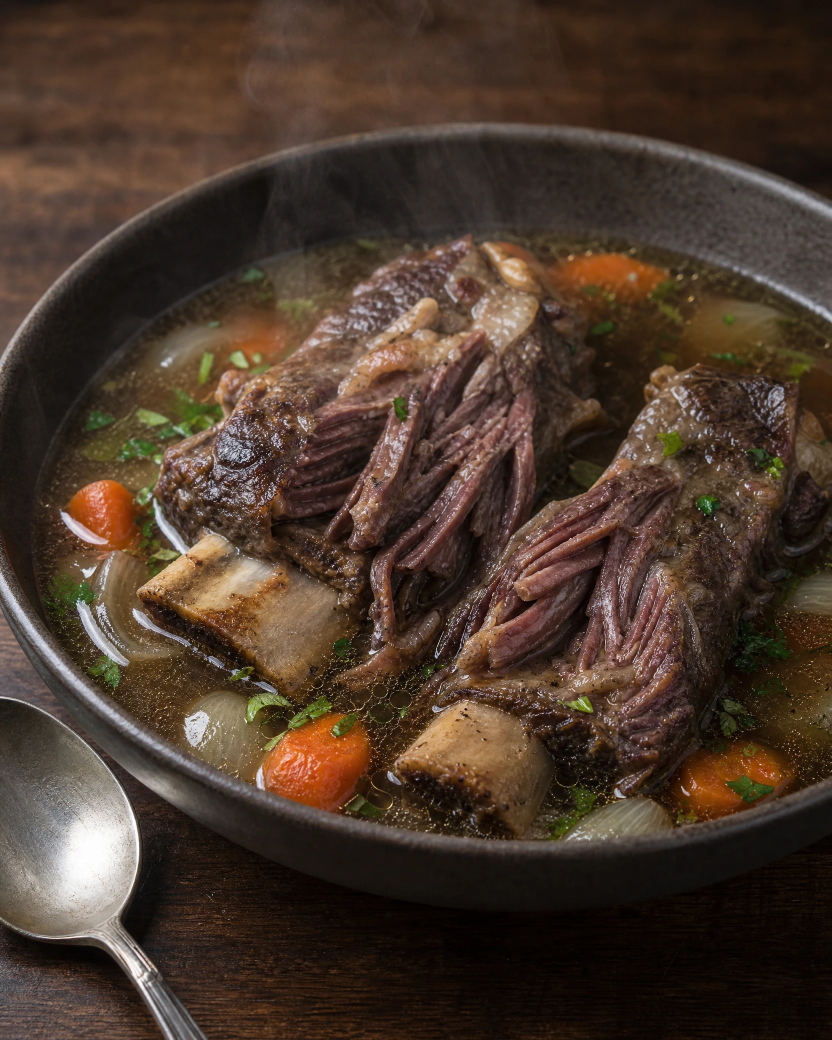
#> input picture images/sides/MM-SIDE-007-beef-ribs-soup.webp, 1664 x 2080 px, given in place of MM-SIDE-007-beef-ribs-soup.png, which was not available (shown at 1/2 size)
$ python process_v200_side_soup.py
#> lines starting #> are read from the running program, lines starting #| are printed output that depends on the picture
#!/usr/bin/env python3
"""Process MM-SIDE-007 beef ribs soup photo into images/sides/ + derived variants."""
import os
import shutil
from PIL import Image

REPO = '/home/ubuntu/burger-mastery-assets'
SID = 'MM-SIDE-007-beef-ribs-soup'

def save_webp(img, path, quality):
    img.save(path, 'WEBP', quality=quality, method=6)
    if os.path.getsize(path) > 900 * 1024:
        img.save(path, 'WEBP', quality=quality - 6, method=6)

src = os.path.join(REPO, 'staging', SID + '.png')
img = Image.open(src).convert('RGB')
#> img is the input picture: PIL image 1664x2080 RGB; mean R, G, B 74.2, 56.7, 44.1
master_dir = os.path.join(REPO, 'images', 'sides')
os.makedirs(master_dir, exist_ok=True)
save_webp(img, os.path.join(master_dir, SID + '.webp'), 92)
for w in (480, 960):
    d = os.path.join(REPO, 'images', 'derived', f'w{w}', 'sides')
    os.makedirs(d, exist_ok=True)
    ratio = w / img.width
    var = img.resize((w, round(img.height * ratio)), Image.LANCZOS)
    save_webp(var, os.path.join(d, SID + '.webp'), 86)
#> this loop made 2 passes
#> pass 1, `var = img.resize((w, round(img.height * ratio)), Image.LANCZOS)`:
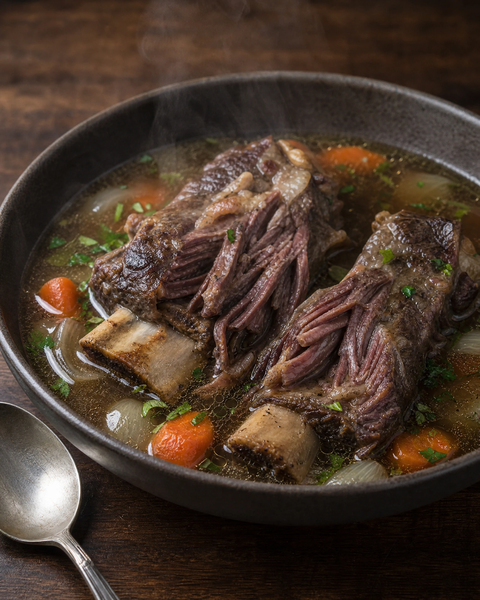
#> var: PIL image 480x600 RGB; mean R, G, B 74.2, 56.7, 44.1
arch = os.path.join(REPO, 'archive', 'png-masters', 'sides')
os.makedirs(arch, exist_ok=True)
shutil.move(src, os.path.join(arch, SID + '.png'))
print('done:', SID)

$ run again, with images/sides/BM-SIDE-001-caramelised-onions.webp copied over images/sides/MM-SIDE-007-beef-ribs-soup.webp
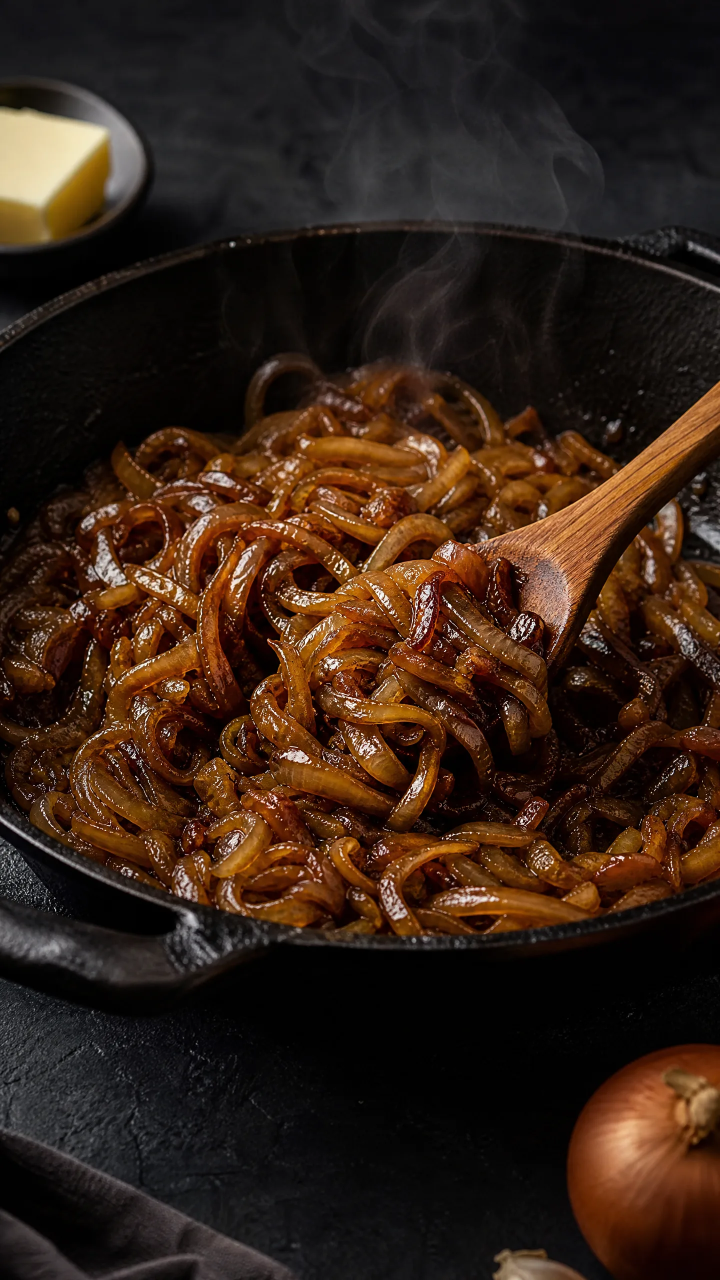
#> input picture images/sides/BM-SIDE-001-caramelised-onions.webp, 1440 x 2560 px, given in place of MM-SIDE-007-beef-ribs-soup.png, which was not available (shown at 1/2 size)
#> img is the input picture: PIL image 1440x2560 RGB; mean R, G, B 52.1, 33.7, 22.3
#> the loop `for w in (480, 960):` made 2 passes
#> pass 1, `var = img.resize((w, round(img.height * ratio)), Image.LANCZOS)`:
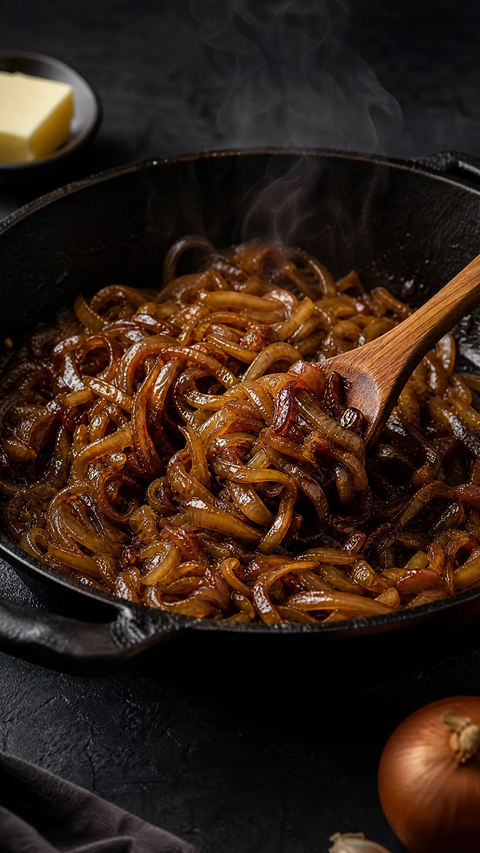
#> var: PIL image 480x853 RGB; mean R, G, B 52.1, 33.7, 22.4

$ run again, with images/sides/BM-SIDE-002-burger-sauce.webp copied over images/sides/MM-SIDE-007-beef-ribs-soup.webp
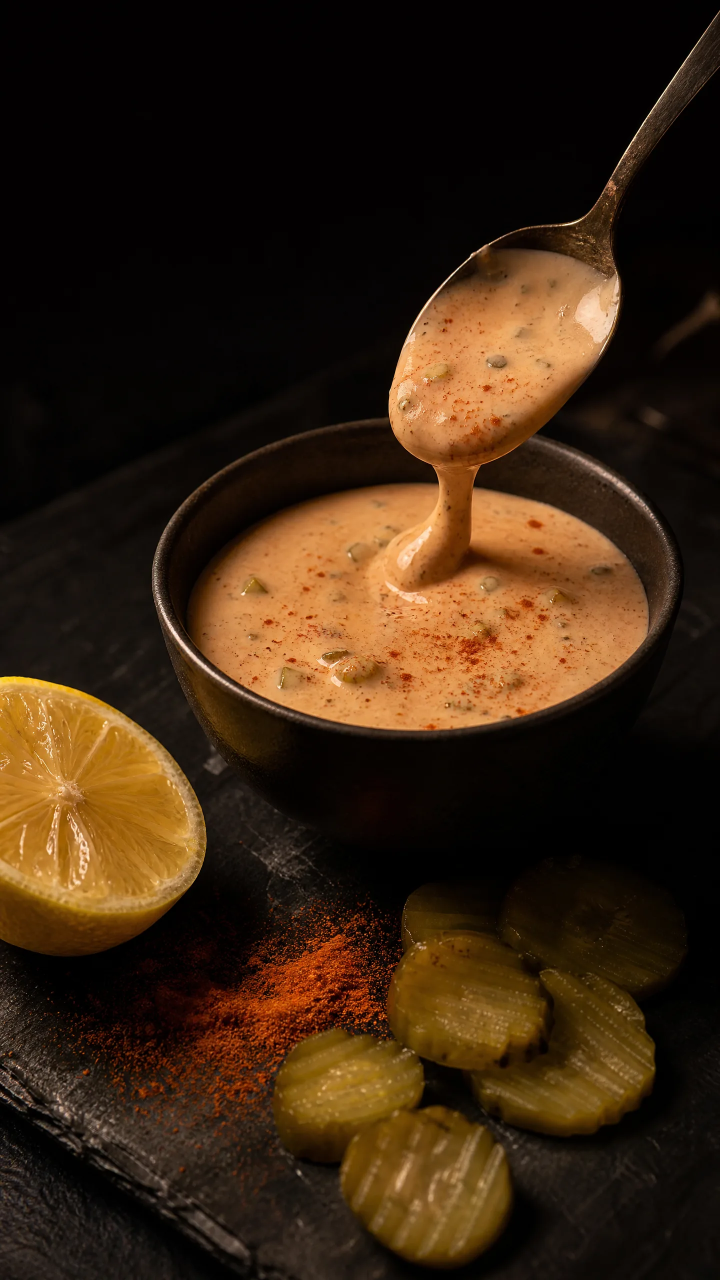
#> input picture images/sides/BM-SIDE-002-burger-sauce.webp, 1440 x 2560 px, given in place of MM-SIDE-007-beef-ribs-soup.png, which was not available (shown at 1/2 size)
#> img is the input picture: PIL image 1440x2560 RGB; mean R, G, B 56.2, 36, 17.1
#> the loop `for w in (480, 960):` made 2 passes
#> pass 1, `var = img.resize((w, round(img.height * ratio)), Image.LANCZOS)`:
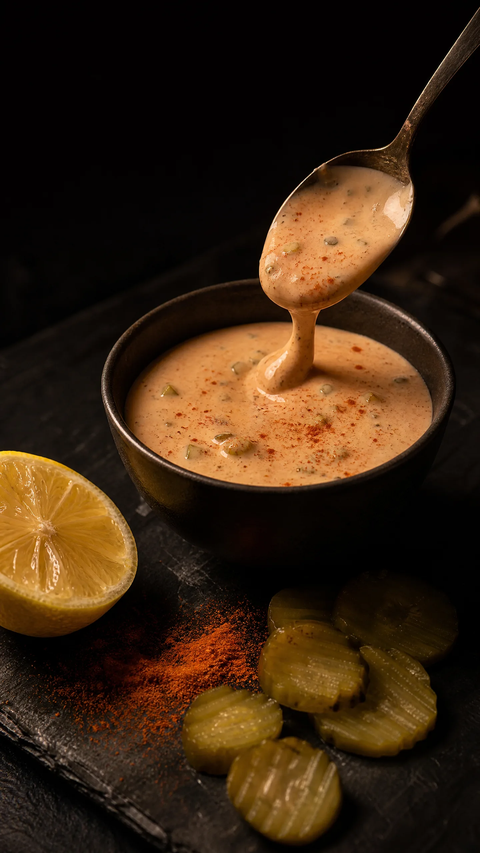
#> var: PIL image 480x853 RGB; mean R, G, B 56.2, 36, 17.1

$ run again, with images/sides/BM-SIDE-003-chili-con-carne.webp copied over images/sides/MM-SIDE-007-beef-ribs-soup.webp
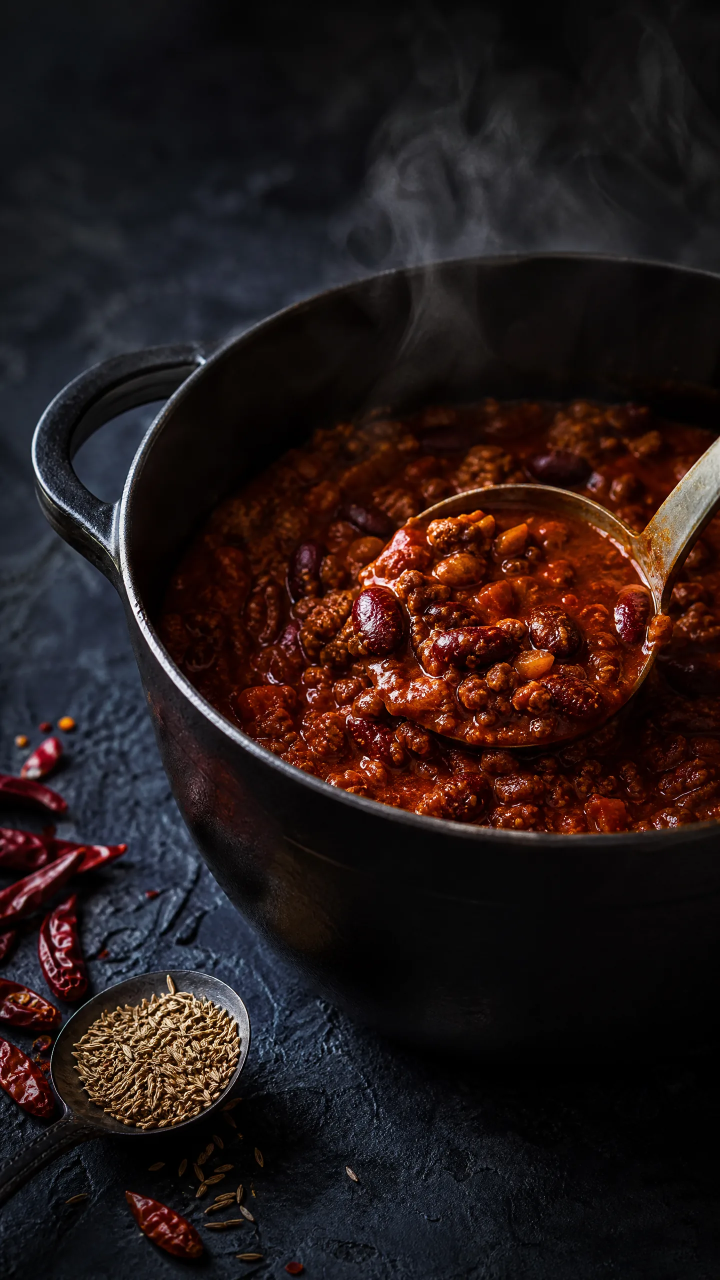
#> input picture images/sides/BM-SIDE-003-chili-con-carne.webp, 1440 x 2560 px, given in place of MM-SIDE-007-beef-ribs-soup.png, which was not available (shown at 1/2 size)
#> img is the input picture: PIL image 1440x2560 RGB; mean R, G, B 37.7, 26, 25.4
#> the loop `for w in (480, 960):` made 2 passes
#> pass 1, `var = img.resize((w, round(img.height * ratio)), Image.LANCZOS)`:
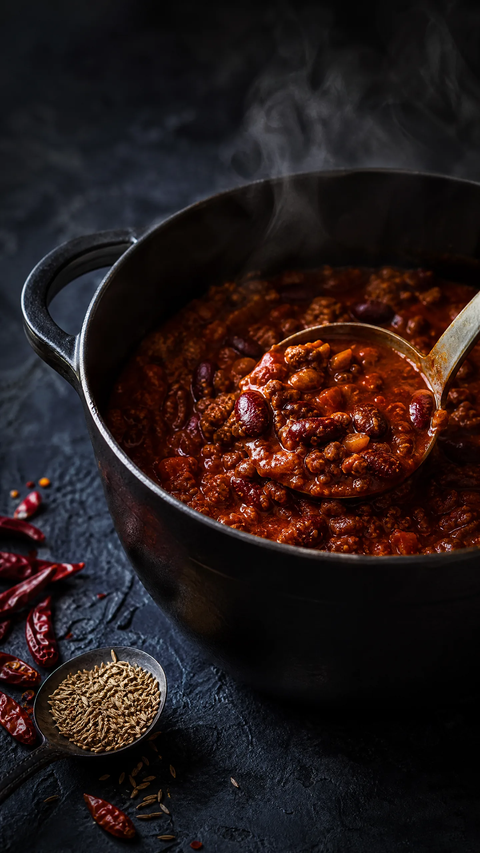
#> var: PIL image 480x853 RGB; mean R, G, B 37.7, 26, 25.4
